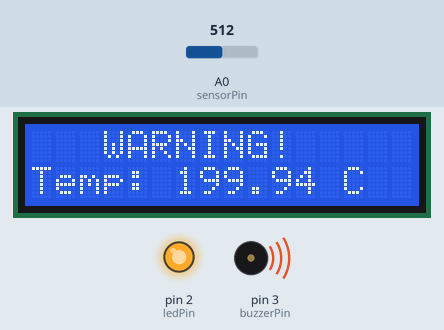
This sketch was run on a simulated Arduino Uno, built with avr-gcc and run on an emulated ATmega328P. Parts: 16×2 character LCD, output pins drawn as LEDs (lit = HIGH), buzzer (waves = sounding, pin HIGH). Inputs (shaded band) come from the test bench; at power-on: A0 (sensorPin) = 512. What the sketch prints to the serial monitor is not drawn.

Above: at 1.2 s.
1.3 s: A0 (sensorPin) set to 234
At 2.2 s:
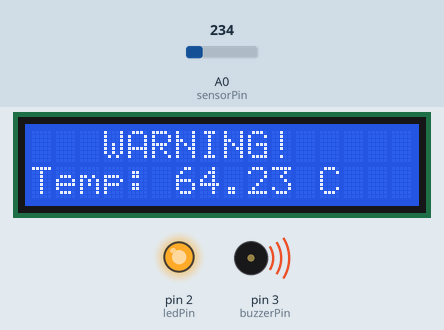
3.1 s: A0 (sensorPin) set to 209
At 4.3 s:
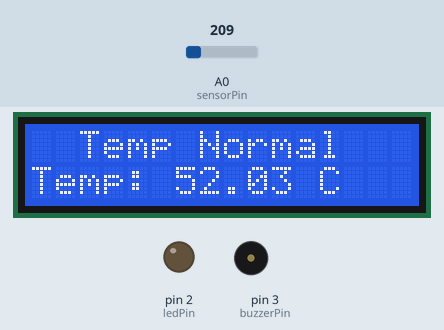
4.7 s: A0 (sensorPin) set to 122
At 5.2 s:
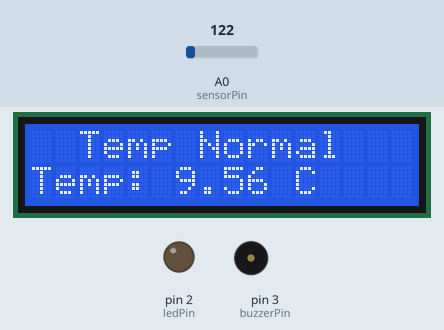
Timing chart, 0 to 7.7 s (numbered marks = the images above; inputs shaded):
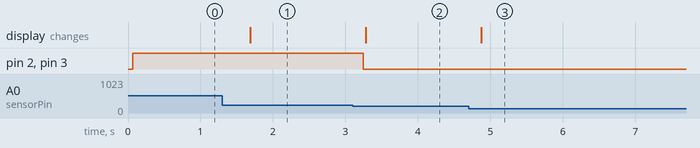

The sketch:

fire_alarm.ino
```cpp
#include <LiquidCrystal_I2C.h>
#include <Wire.h>

// Initialize LCD: 0x27 address, 16 column, 2 rows
LiquidCrystal_I2C lcd(0x27, 16, 2);

const int sensorPin = A0;
const int ledPin = 2;
const int buzzerPin = 3;
float temperature = 0.0;

void setup() {
    lcd.init();
    lcd.backlight();
    Serial.begin(9600);

    pinMode(ledPin, OUTPUT);
    pinMode(buzzerPin, OUTPUT);
}

void loop() {
    // Read analog value and convert to temperature
    int rawValue = analogRead(sensorPin);
    temperature = (rawValue / 338.0) * 165.0 - 50.0;

    Serial.print("Current Temp: ");
    Serial.println(temperature);

    if (temperature > 60.0) {
        digitalWrite(ledPin, HIGH);
        digitalWrite(buzzerPin, HIGH);

        lcd.setCursor(0, 0);
        lcd.print("   WARNING!    "); // Professional alert
        lcd.setCursor(0, 1);
        lcd.print("Temp: ");
        lcd.print(temperature);
        lcd.print(" C  ");
    }
    else {
        digitalWrite(ledPin, LOW);
        digitalWrite(buzzerPin, LOW);

        lcd.setCursor(0, 0);
        lcd.print("  Temp Normal   ");
        lcd.setCursor(0, 1);
        lcd.print("Temp: ");
        lcd.print(temperature);
        lcd.print(" C  ");
    }

    delay(500); // Stabilization delay
}
```

Measured:
- the behaviour switches between 226 and 225 on A0 (sensorPin) (found by bisection; images 1 and 2)
- after the input at 1.3 s, the display: changes after 0.39 s (image 1)
- after the input at 3.1 s, pin 2 (ledPin), pin 3 (buzzerPin): HIGH → LOW after 0.15 s; the display: changes after 0.18 s (image 2)
- after the input at 4.7 s, the display: changes after 0.17 s (image 3)
